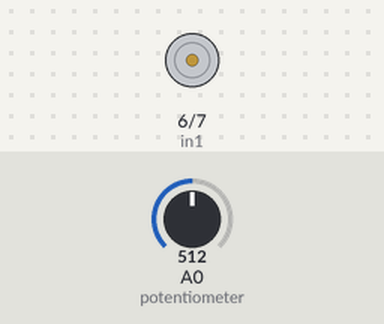
A sketch run on a simulated Arduino Uno, built with avr-gcc and run on an emulated ATmega328P. On the bench: motor-driver pin pairs drawn as motors (green arrow = first pin HIGH = forward, orange = second pin HIGH = backward, longer = more drive, scaled by the enable pin). The test bench sets the inputs (shaded band); at power-on: A0 (potentiometer) = 512.

Above: at 1.2 s.
1.3 s: A0 (potentiometer) set to 716
At 2.3 s:
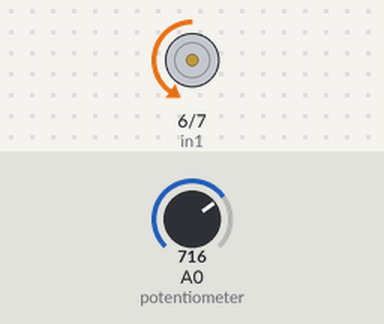
2.8 s: A0 (potentiometer) set to 900
At 3.5 s:
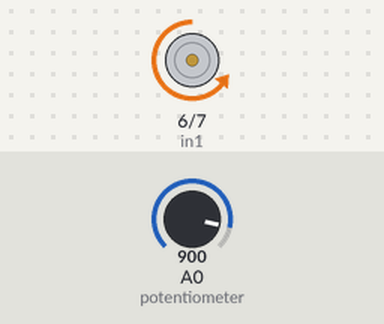
4.3 s: A0 (potentiometer) set to 511
At 4.6 s:
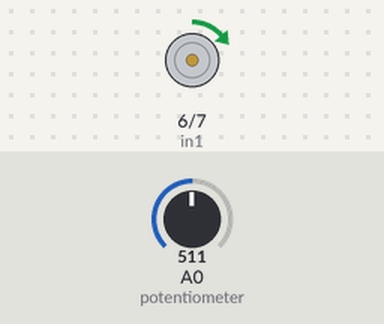
5.8 s: A0 (potentiometer) set to 306
At 6.9 s:
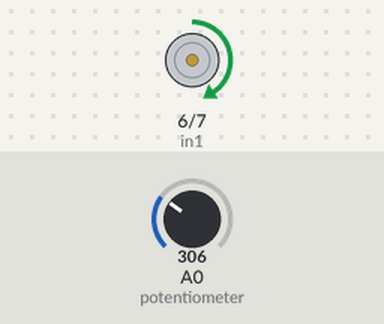
7.3 s: A0 (potentiometer) set to 122
At 8.1 s:
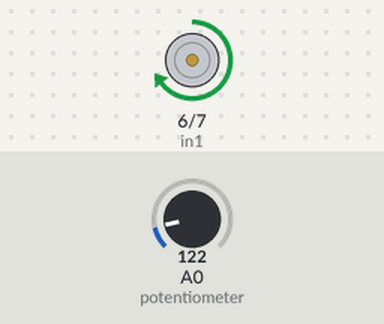
Timing chart, 0 to 9.8 s (numbered marks = the images above; inputs shaded):
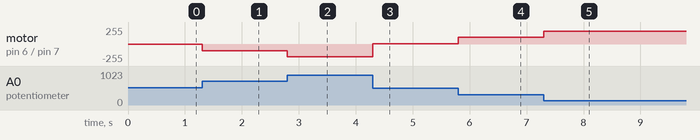

Measured:
- after the input at 1.3 s, motor on pin 6 (in1) / pin 7 (in2): stopped → backward 101/255 at once
- after the input at 2.8 s, motor on pin 6 (in1) / pin 7 (in2): backward 101/255 → backward 193/255 at once
- after the input at 4.3 s, motor on pin 6 (in1) / pin 7 (in2): backward 193/255 → forward 1/255 at once
- after the input at 5.8 s, motor on pin 6 (in1) / pin 7 (in2): forward 1/255 → forward 103/255 at once
- after the input at 7.3 s, motor on pin 6 (in1) / pin 7 (in2): forward 103/255 → forward 195/255 at once

The sketch:

DC_Motor_Control.ino
```cpp
// ***************************************************************
// This Code controls a DC motor with a potentiometer and pwm
// The center of the pot is zero rotation and negative values spin the motor one way and positive values spin the dc motor the other way
// Provides full power to motor in extreme potentiometer positions


#define enA 9
#define in1 6
#define in2 7
#define button 4

int rotDirection = 0;
int pressed = false;


void setup() {
  pinMode(enA, OUTPUT);
  pinMode(in1, OUTPUT);
  pinMode(in2, OUTPUT);
  pinMode(button, INPUT);
  // Set initial rotation direction
  digitalWrite(in1, LOW);
  digitalWrite(in2, HIGH);

  Serial.begin(115200);
}

void loop() {

  int potValue = analogRead(A0); // Read potentiometer value

  int pwmOutput = map(potValue, 0, 1023, -255, 255); // Map the potentiometer value from 0 to 255

  // If negative
  if (pwmOutput < 0) {
    digitalWrite(in1, HIGH);
    digitalWrite(in2, LOW);
  }
  // If button is pressed - change rotation direction
  if (pwmOutput > 0) {
    digitalWrite(in1, LOW);
    digitalWrite(in2, HIGH);
  }

  pwmOutput = abs(pwmOutput); // Once direction is set output the magnitude of the pwm signal

  analogWrite(enA, pwmOutput); // Send PWM signal to L298N Enable pin
  // // Read button - Debounce
  // if (digitalRead(button) == true) {
  //   pressed = !pressed;
  // }
  // while (digitalRead(button) == true);
  // delay(20);


}
```
